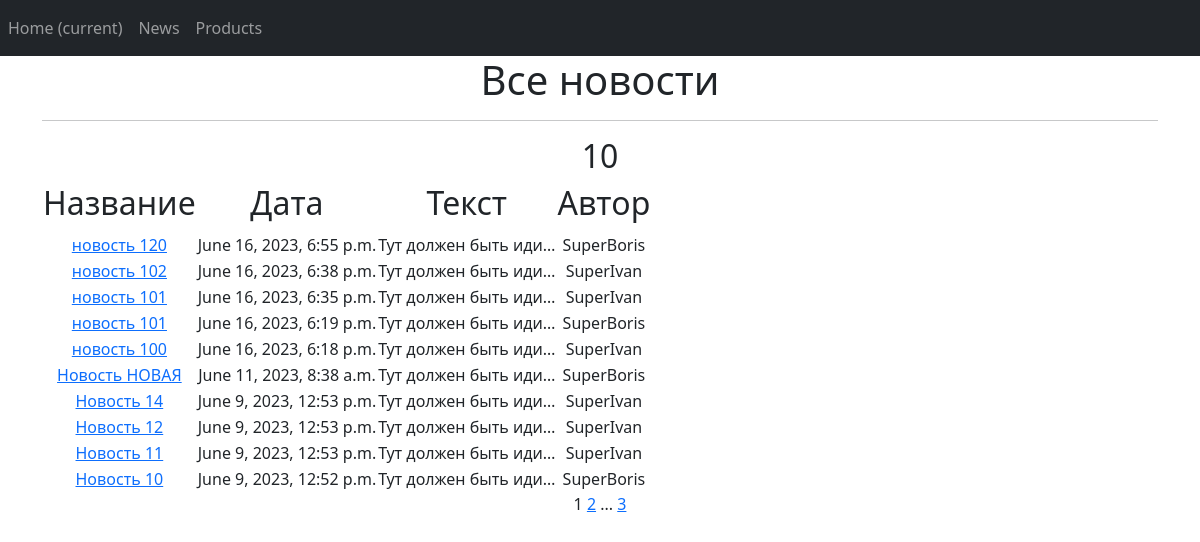
Screenshot of /news/ (signed in) with the database file from the repository.
### news/models.py (models this page shows, shortened)
class Post(models.Model):
    author = models.ForeignKey(Author, on_delete=models.CASCADE)
    type = models.BooleanField(default=False, choices=name)  # False = статья, можно переделать, если будет больше вариантов
    time_in = models.DateTimeField(auto_now_add=True)
    post_name = models.CharField(max_length=100)
    post_text = models.TextField(default="Тут должен быть идиотский контент, а будет абракадабра, для проверки задания: дурак ываываываф идиот ыафыаываывфа мудак ываф ываф ывп фывп фвап фвп выа фывп фыва выа ыфвп выа фыв афвыа ывф.")
    post_rating = models.IntegerField(default=0)
    post_chek = models.BooleanField(default=False)
    category = models.ManyToManyField(Category, through='PostCategory')

class Author(models.Model):
    user = models.OneToOneField(User, on_delete=models.CASCADE)
    name = models.CharField(max_length=20)
    rating = models.IntegerField(default=0)

### news/views.py (the view)
# urls.py: path('news/', NewsList.as_view()),
class NewsList(LoginRequiredMixin, ListView):
    model = Post
    ordering = '-time_in'
    template_name = 'news_list.html'
    context_object_name = 'news_list'
    paginate_by = 10
    def get_queryset(self):
        queryset = super().get_queryset()
        self.filterset = PostFilter(self.request.GET, queryset)
        return self.filterset.qs
    def get_context_data(self, **kwargs):
        context = super().get_context_data(**kwargs)
        context['filterset'] = self.filterset
        return context

### news/templatetags/custom_filters.py (called while the page is built)
@register.filter()
def censor(value):
   a = ['идиот', 'дура', 'мудак']
   text_list = value.split()
   for i in a:
      for j in range(len(text_list)):
         if i in text_list[j]:
            text_list[j] = text_list[j][0] + '*'*(len(text_list[j])-1)
   text = ' '.join(text_list)
   return text

### news/templatetags/custom_tags.py (called while the page is built)
@register.simple_tag(takes_context=True)
def url_replace(context, **kwargs):
   d = context['request'].GET.copy()
   for k, v in kwargs.items():
       d[k] = v
   return d.urlencode()

### templates/news_list.html (shortened to what this page needs)
{% extends 'flatpages/base.html' %}
{% load custom_filters %}
{% load custom_tags %}
{% block content %}
   <h1>Все новости</h1>
   <hr>
   {% if news_list %}
    <h2>{{news_list|length}}</h2>
       <table>
           <tr>
               <td><h2>Название</h2></td>
               <td><h2>Дата</h2></td>
               <td><h2>Текст</h2></td>
               <td><h2>Автор</h2></td>
           </tr>
           {% for news in news_list %}
           <tr>
               <td><a href="/news/{{news.id}}">{{ news.post_name | censor }}</a></td>
               <td>{{ news.time_in| date:'DATETIME_FORMAT' }}</td>
               <td>{{ news.post_text|truncatechars:20 | censor }}</td>
               <td>{{ news.author.name }}</td>
           </tr>
           {% endfor %}
       </table>
   {% else %}
       <h2>Новостей нет!</h2>
   {% endif %}
   {{ page_obj.number }}
   {% if page_obj.has_next %}
       <a href="?{% url_replace page=page_obj.next_page_number %}">{{ page_obj.next_page_number }}</a>
       {% if paginator.num_pages != page_obj.next_page_number %}
           ...
           <a href="?{% url_replace page=page_obj.paginator.num_pages %}">{{ page_obj.paginator.num_pages }}</a>
       {% endif %}
   {% endif %}
{% endblock content %}

### rows the page displays
Post: post_name|censor "новость 120", time_in "June 16, 2023, 6:55 p.m.", post_text|censor "Тут должен быть иди…", author.name "SuperBoris"
Post: post_name|censor "новость 102", time_in "June 16, 2023, 6:38 p.m.", post_text|censor "Тут должен быть иди…", author.name "SuperIvan"
Post: post_name|censor "новость 101", time_in "June 16, 2023, 6:35 p.m.", post_text|censor "Тут должен быть иди…", author.name "SuperIvan"
Post: post_name|censor "новость 101", time_in "June 16, 2023, 6:19 p.m.", post_text|censor "Тут должен быть иди…", author.name "SuperBoris"
Post: post_name|censor "новость 100", time_in "June 16, 2023, 6:18 p.m.", post_text|censor "Тут должен быть иди…", author.name "SuperIvan"
Post: post_name|censor "Новость НОВАЯ", time_in "June 11, 2023, 8:38 a.m.", post_text|censor "Тут должен быть иди…", author.name "SuperBoris"
Post: post_name|censor "Новость 14", time_in "June 9, 2023, 12:53 p.m.", post_text|censor "Тут должен быть иди…", author.name "SuperIvan"
Post: post_name|censor "Новость 12", time_in "June 9, 2023, 12:53 p.m.", post_text|censor "Тут должен быть иди…", author.name "SuperIvan"
Post: post_name|censor "Новость 11", time_in "June 9, 2023, 12:53 p.m.", post_text|censor "Тут должен быть иди…", author.name "SuperIvan"
Post: post_name|censor "Новость 10", time_in "June 9, 2023, 12:52 p.m.", post_text|censor "Тут должен быть иди…", author.name "SuperBoris"

### other values shown
{{ news_list|length }} "10"
{{ page_obj.number }} "1"
{{ page_obj.next_page_number }} "2"
{{ page_obj.paginator.num_pages }} "3"
